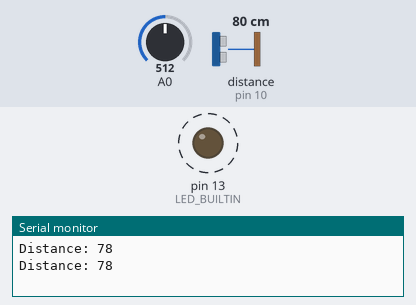
Recording of a sketch running on a simulated Arduino Uno, built with avr-gcc and run on an emulated ATmega328P. Shown: output pins drawn as LEDs (lit = HIGH), the last lines printed to the serial monitor. Wiring (inferred from the names in the program): ultrasonic range finder: trigger pin 9; echo pin 10. Dashed ring = blinking. The inputs (shaded band) are chosen by the test bench; at power-on: A0 = 512, distance to the obstacle (sensor on pin 10) 80 cm. The echo pulse lasts 58.3 µs per cm; pins used as bus, display or sensor lines are not drawn.

Above: at 2.0 s.
2.1 s: A0 set to 916
6.6 s: A0 set to 937
At 7.08 s:
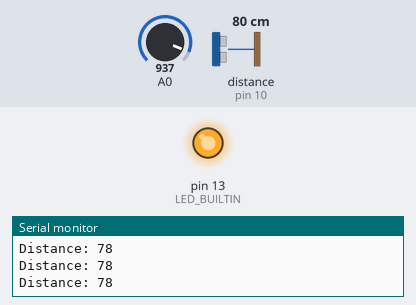
At 8.5 s:
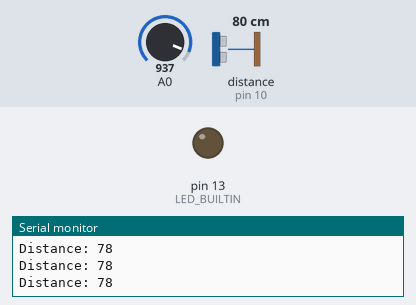
Timing chart, 0 to 10.0 s (numbered marks = the images above; inputs shaded):
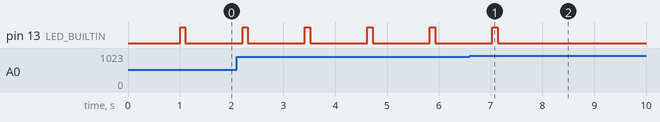

Measured:
- the behaviour switches between 929 and 930 on A0 (found by bisection; images 0 and 1)
- after the input at 6.6 s, pin 13 (LED_BUILTIN): goes on until 7.1 s, then stays LOW
- by itself, pin 13 (LED_BUILTIN): alternates HIGH for 0.10 s and LOW for 1.1 s

The sketch:

sketch_oct27a.ino
```cpp
const int trigPin = 9;
const int echoPin = 10;
int light;
// defines variables
long duration;
int distance;
void setup() {
  pinMode(trigPin, OUTPUT); // Sets the trigPin as an Output
  pinMode(echoPin, INPUT); // Sets the echoPin as an Input
  Serial.begin(9600); // Starts the serial communication
  pinMode(LED_BUILTIN, OUTPUT);
}
void loop() {
  light=analogRead(A0);

  // Clears the trigPin
  digitalWrite(trigPin, LOW);
  delayMicroseconds(2);
  // Sets the trigPin on HIGH state for 10 micro seconds
  digitalWrite(trigPin, HIGH);
  delayMicroseconds(10);
  digitalWrite(trigPin, LOW);
  // Reads the echoPin, returns the sound wave travel time in microseconds
  duration = pulseIn(echoPin, HIGH);
  // Calculating the distance
  distance = duration * 0.034 / 2;
  // Prints the distance on the Serial Monitor
  Serial.print("Distance: ");
  Serial.println(distance);

  delay(1000);
  if(light<930){
    digitalWrite(LED_BUILTIN, HIGH);   // turn the LED on (HIGH is the voltage level)
  delay(100);                       // wait for a second
  digitalWrite(LED_BUILTIN, LOW);    // turn the LED off by making the voltage LOW
  delay(100);
  }


}
```
